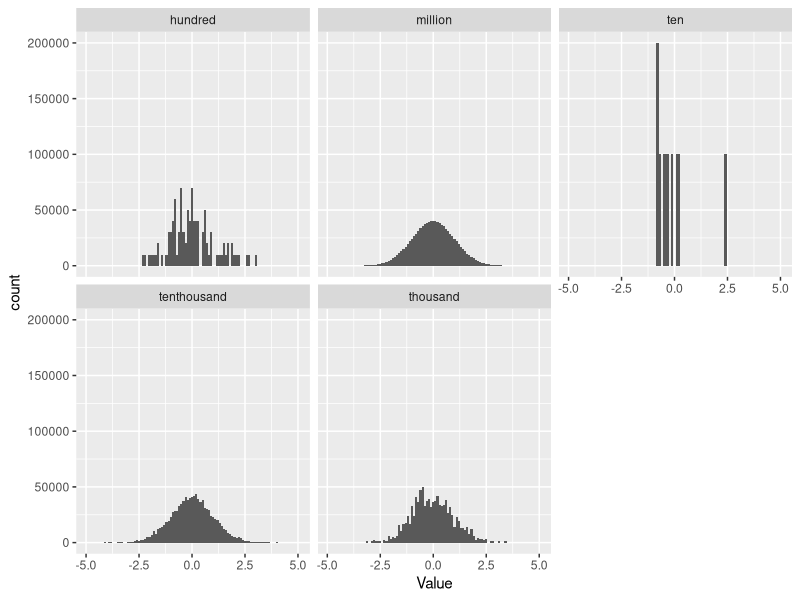
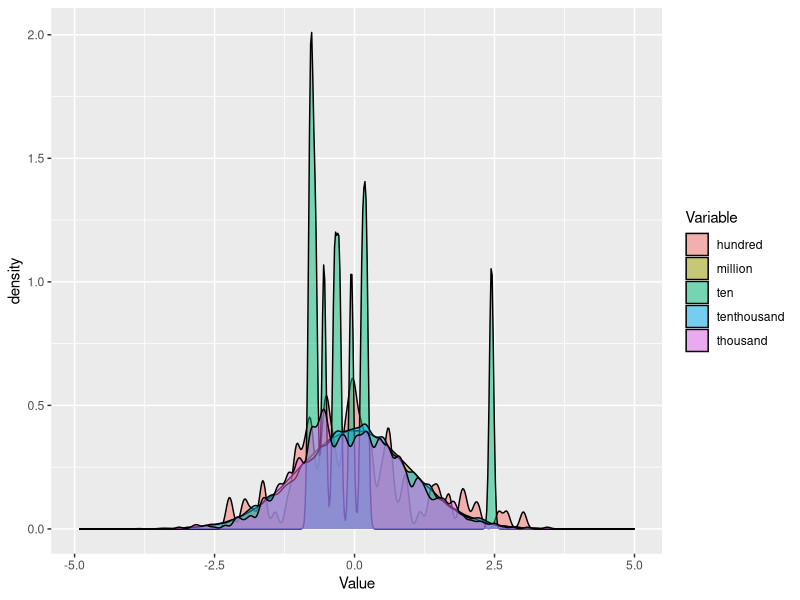

R code for these plots, in order:
library(ggplot2)
library(tidyr)

# Make vectors
x = rnorm(10,0,1)
y = rnorm(100,0,1)
z = rnorm(1000,0,1)
n = rnorm(10000,0,1)
p = rnorm(1000000,0,1)

# Combine into data frame
df = data.frame(ten=x,hundred=y,thousand=z,tenthousand=n, million=p)

# Need to convert to "long" tidy format
df_long = gather(df, key = Variable, value = Value)
  # This "long" tidy format makes plotting much more intuitive

# Plotting in panels using df_long
ggplot(df_long, aes(x=Value)) +
  geom_histogram(bins = 100) +
  facet_wrap(~Variable)

ggplot(df_long, aes(x=Value, fill=Variable)) +
  geom_density(alpha=0.5) 


